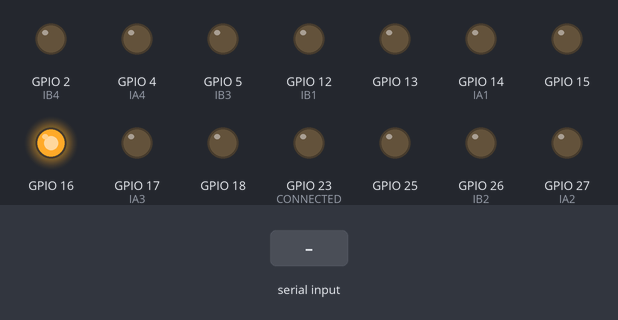
The sketch below on a simulated ESP32. Shown: output pins drawn as LEDs (lit = HIGH). Inputs (shaded band) come from the test bench. WiFi joins after 1.5 s; servers stay silent unless stated; what the sketch prints to the serial monitor is not drawn.

Above: at 3.4 s.
3.5 s: "f" received over Serial
At 4.1 s:
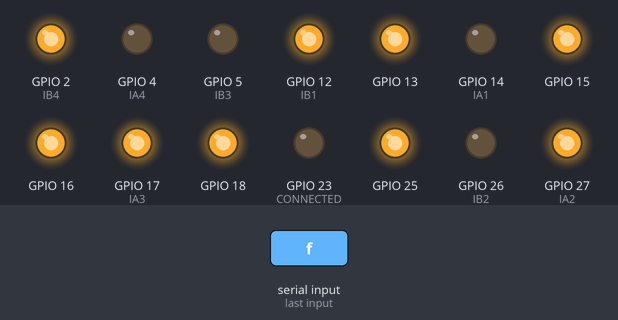
5.0 s: "b" received over Serial
At 6.2 s:
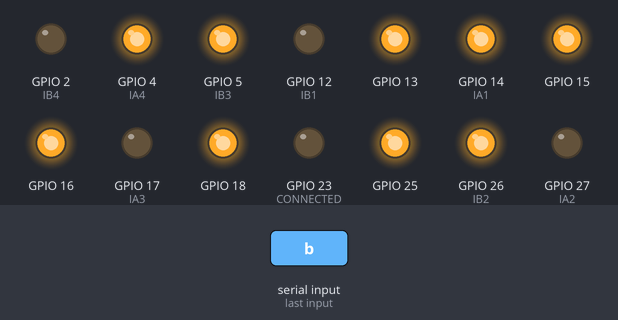
6.5 s: "l" received over Serial
At 7.6 s:
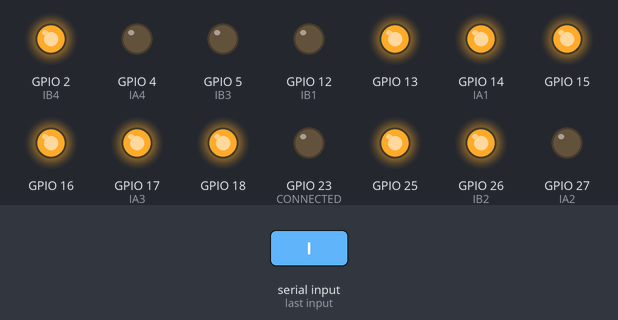
8.0 s: "r" received over Serial
At 8.7 s:
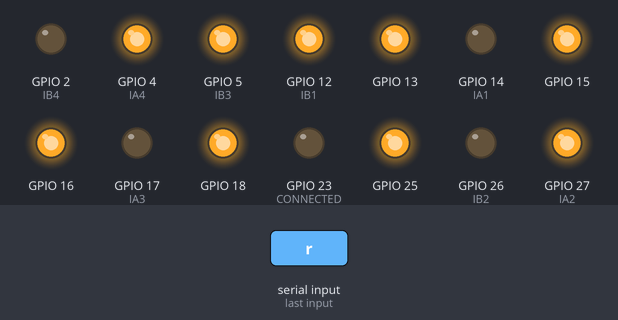
Timing chart, 0 to 10.5 s (numbered marks = the images above; inputs shaded):
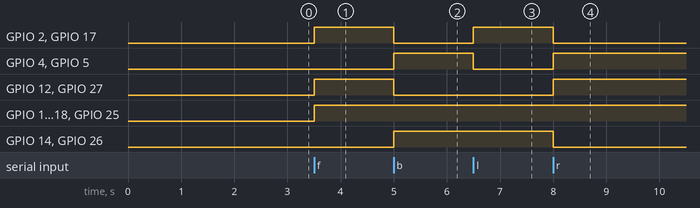

The sketch:

203_CoPlay_esp32_robot_tb6612.ino
```cpp
#include "Wire.h"
#include "BluetoothSerial.h"
#include <SPI.h>
#include <WiFi.h>
#include <ArduinoWebsockets.h>

#define MSLEEP  16
#define IA1     14
#define IB1     12
#define PWM1    13
#define IA2     27
#define IB2     26
#define PWM2    25
#define IA3     17
#define IB3     5
#define PWM3    18
#define IA4     4
#define IB4     2
#define PWM4    15
#define CONNECTED   23

//#define WIFI_SSID  "SK_WiFiGIGA73BA_2.4G"
//#define WIFI_PASSWD "1609043407"


#define WIFI_SSID  "ConnectValue_A403_2G"
#define WIFI_PASSWD "CVA403!@#$"

String macAddress = "";
String ipAddress = "";

const char *websockets_server_host = "cobot.center";
const uint16_t websockets_server_port = 8286;
//const char *websockets_server_host = "192.168.0.77";
//const uint16_t websockets_server_port = 8276;
using namespace websockets;
WebsocketsClient client;

int beat_count = 0;

bool isTurnOver = true;
void onMessageCallback(WebsocketsMessage message) {
    Serial.print("Got Message: ");
    if (message.isText())
    {
        const char *command = message.c_str();
        Serial.println(command);
    }

    if (message.isText())
    {
        const char *command = message.c_str();
        //Serial.println(command);
        if (strcmp(command, "AU") == 0){
            go_forward();
        }
        if (strcmp(command, "AD") == 0){
            go_backward();
        }
        if (strncmp(command, "AL", 2) == 0){
            turn_left();
        }
        if (strncmp(command, "AR", 2) == 0){
            turn_right();
        }
        if (strcmp(command, "STOP") == 0){
            stop();
        }
    }
}

void onEventsCallback(WebsocketsEvent event, String data) {
    if(event == WebsocketsEvent::ConnectionOpened) {
        Serial.println("Connnection Opened");
        digitalWrite(CONNECTED, HIGH);
    } else if(event == WebsocketsEvent::ConnectionClosed) {
        digitalWrite(CONNECTED, LOW);
        delay(100);
        Serial.println("Connnection Closed... Rebooting");
        ESP.restart();
    } else if(event == WebsocketsEvent::GotPing) {
        Serial.println("Got a Ping!");
    } else if(event == WebsocketsEvent::GotPong) {
        Serial.println("Got a Pong!");
    }
}

void go_forward(){
    Serial.println("forward");
    motor1_move_forward(255);
    motor2_move_forward(255);
    motor3_move_forward(255);
    motor4_move_forward(255);

}

void go_backward(){
    Serial.println("backward");
    motor1_move_backward(255);
    motor2_move_backward(255);
    motor3_move_backward(255);
    motor4_move_backward(255);
}

void turn_right(){
    Serial.println("right");
    motor1_move_forward(255);
    motor2_move_forward(255);
    motor3_move_backward(255);
    motor4_move_backward(255);
}

void turn_left(){
    Serial.println("left");
    motor1_move_backward(255);
    motor2_move_backward(255);
    motor3_move_forward(255);
    motor4_move_forward(255);
}

void stop(){
    Serial.println("stop");
     motor1_stop();
     motor2_stop();
      motor3_stop();
     motor4_stop();
    delay(200);
}

void motor_enable(int m_sleep){
  pinMode(m_sleep, OUTPUT);
  digitalWrite(m_sleep, HIGH);
}

void motor1_begin(int ia1, int ib1, int pwm1){
  pinMode(ia1, OUTPUT);
  pinMode(ib1, OUTPUT);
  //ledcSetup(LEDC_CHANNEL_0, DEFAULT_LEDC_FREQ, LEDC_TIMER_10_BIT);
  ledcAttach(pwm1, 5000, 8 );
}

void motor2_begin(int ia2, int ib2, int pwm2 ){
  pinMode(ia2, OUTPUT);
  pinMode(ib2, OUTPUT);
  //ledcSetup(LEDC_CHANNEL_0, DEFAULT_LEDC_FREQ, DEFAULT_LEDC_RANGE);
  ledcAttach(pwm2, 5000, 8);
}

void motor3_begin(int ia3, int ib3, int pwm3){
  pinMode(ia3, OUTPUT);
  pinMode(ib3, OUTPUT);
  //ledcSetup(LEDC_CHANNEL_0, DEFAULT_LEDC_FREQ, LEDC_TIMER_10_BIT);
  ledcAttach(pwm3, 5000, 8 );
}

void motor4_begin(int ia4, int ib4, int pwm4 ){
  pinMode(ia4, OUTPUT);
  pinMode(ib4, OUTPUT);
  //ledcSetup(LEDC_CHANNEL_0, DEFAULT_LEDC_FREQ, DEFAULT_LEDC_RANGE);
  ledcAttach(pwm4, 5000, 8);
}

void motor1_move_forward(int speed){
  if(speed < 0)
    speed = 0;
  if(speed > 255)
    speed = 255;
  digitalWrite(IA1, LOW);
  digitalWrite(IB1, HIGH);
  ledcWrite(PWM1, speed);
}

void motor2_move_forward(int speed){
  if(speed < 0)
    speed = 0;
  if(speed > 255)
    speed = 255;
  digitalWrite(IA2, HIGH);
  digitalWrite(IB2, LOW);
  ledcWrite(PWM2, speed);
}

void motor3_move_forward(int speed){
  if(speed < 0)
    speed = 0;
  if(speed > 255)
    speed = 255;
  digitalWrite(IA3, HIGH);
  digitalWrite(IB3, LOW);
  ledcWrite(PWM3, speed);
}

void motor4_move_forward(int speed){
  if(speed < 0)
    speed = 0;
  if(speed > 255)
    speed = 255;
  digitalWrite(IA4, LOW);
  digitalWrite(IB4, HIGH);
  ledcWrite(PWM4, speed);
}

void motor1_move_backward(int speed){
  if(speed < 0)
    speed = 0;
  if(speed > 255)
    speed = 255;
  digitalWrite(IA1, HIGH);
  digitalWrite(IB1, LOW);
  ledcWrite(PWM1, speed);
}

void motor2_move_backward(int speed){
  if(speed < 0)
    speed = 0;
  if(speed > 255)
    speed = 255;
  digitalWrite(IA2, LOW);
  digitalWrite(IB2, HIGH);
  ledcWrite(PWM2, speed);
}

void motor3_move_backward(int speed){
  if(speed < 0)
    speed = 0;
  if(speed > 255)
    speed = 255;
  digitalWrite(IA3, LOW);
  digitalWrite(IB3, HIGH);
  ledcWrite(PWM3, speed);
}

void motor4_move_backward(int speed){
  if(speed < 0)
    speed = 0;
  if(speed > 255)
    speed = 255;
  digitalWrite(IA4, HIGH);
  digitalWrite(IB4, LOW);
  ledcWrite(PWM4, speed);
}


void motor1_stop(){
  digitalWrite(IA1, LOW);
  digitalWrite(IB1, LOW);
  ledcWrite(PWM1, 0);
}

void motor2_stop(){
  digitalWrite(IA2, LOW);
  digitalWrite(IB2, LOW);
  ledcWrite(PWM2, 0);
}

void motor3_stop(){
  digitalWrite(IA3, LOW);
  digitalWrite(IB3, LOW);
  ledcWrite(PWM3, 0);
}

void motor4_stop(){
  digitalWrite(IA4, LOW);
  digitalWrite(IB4, LOW);
  ledcWrite(PWM4, 0);
}


void setup() {
    Serial.begin(115200);
    Serial.print("ACT ground robot Start...");

    motor1_begin(IA1, IB1, PWM1);
    motor2_begin(IA2, IB2, PWM2);
    motor3_begin(IA3, IB3, PWM3);
    motor4_begin(IA4, IB4, PWM4);
    motor_enable(MSLEEP);

    pinMode(CONNECTED, OUTPUT);

    // wait until serial port opens for native USB devices
    while (! Serial) {
        delay(1);
    }

    WiFi.begin(WIFI_SSID, WIFI_PASSWD);
    while (WiFi.status() != WL_CONNECTED)
    {
        delay(500);
        Serial.print(".");
    }
    Serial.println("");
    Serial.println("WiFi Connected.");

    client.onMessage(onMessageCallback);
    client.onEvent(onEventsCallback);
    // 2024/09/25 test0 bq5ame6g10l3jia3h0ng
    while (!client.connect(websockets_server_host, websockets_server_port, "/pang/ws/pub?channel=bq5ame6g10l3jia3h0ng&track=colink&mode=bundle"))
    {
        delay(500);
        Serial.print(".");
    }

    Serial.println("Websocket Connected.");
    Wire.begin();
    delay(500);

}


void loop() {
    if(Serial.available() > 0){
        char c = Serial.read();
        Serial.println(c);
        if(c == 'f'){
            go_forward();
        }else if(c == 'b'){
            go_backward();
        }else if(c == 'l'){
            turn_left();
        }else if(c == 'r'){
            turn_right();
        }else if(c == 'p'){
            stop();
        }
    }
    client.poll();
    beat_count++;
    if(beat_count > 500){
        client.send("beat");
        beat_count = 0;
    }
}
```

Measured:
- after the input at 3.5 s, GPIO 2 (IB4), GPIO 12 (IB1), GPIO 13, GPIO 15, GPIO 17 (IA3), GPIO 18, GPIO 25, GPIO 27 (IA2): LOW → HIGH at once
- after the input at 5.0 s, GPIO 2 (IB4), GPIO 12 (IB1), GPIO 17 (IA3), GPIO 27 (IA2): HIGH → LOW at once; GPIO 4 (IA4), GPIO 5 (IB3), GPIO 14 (IA1), GPIO 26 (IB2): LOW → HIGH at once
- after the input at 6.5 s, GPIO 2 (IB4), GPIO 17 (IA3): LOW → HIGH at once; GPIO 4 (IA4), GPIO 5 (IB3): HIGH → LOW at once
- after the input at 8.0 s, GPIO 2 (IB4), GPIO 14 (IA1), GPIO 17 (IA3), GPIO 26 (IB2): HIGH → LOW at once; GPIO 4 (IA4), GPIO 5 (IB3), GPIO 12 (IB1), GPIO 27 (IA2): LOW → HIGH at once
